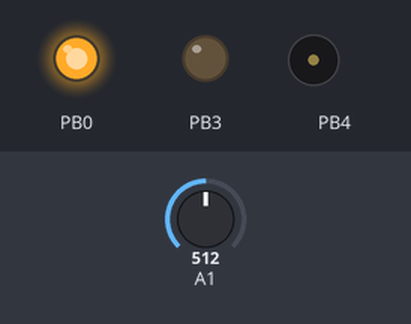
Bench run of a sketch on a simulated ATtiny85, built with avr-gcc and run on an emulated ATtiny85. Shown: output pins drawn as LEDs (lit = HIGH), buzzer (waves = sounding). The inputs (shaded band) are chosen by the test bench; at power-on: A1 = 512. Pins used as bus, display or sensor lines are not drawn.

Above: at 0.2 s.
Timing chart, 0 to 1.7 s (numbered marks = the images above):
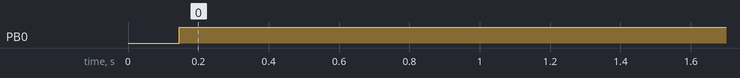

The sketch:

fence_transmiter.ino
```cpp
#include <avr/power.h>

//These define the width of the on times.  Values are timer counts.  High, med, low are power settings.
#define WIDTH_LOW 6
#define WIDTH_MED 28
//Don't make this any higher as it makes the PWM generation unstable for phase b.
#define WIDTH_HIGH 45

//Counter reset value so we get the correct PWM frequency.
#define TOP 136

//This is the mid point of the clocking cycle.  Phase A is the first half
//phase B is the second
#define MID (TOP/2)

//Button presses
#define BUTTON_NONE 0
#define BUTTON_ONE 1
#define BUTTON_TWO 2
#define BUTTON_THREE 3

//The ADC runs at 125kHz.  Autotriggered conversion takes 13.5 clock cycles
//This is the number of consecutive ADC samples needed
//to register a button press.  Works out to ~75ms.
#define DEBOUNCE_TIMER 695

//State variables for each phase waveform generation
unsigned char state_a=0;
unsigned char state_b=0;

//These will hold the appropraite values for each state based on the output power.
//The state0 values are fixed and could be probably replaced by constants.
unsigned char ocr1a_state0=0;
unsigned char ocr1b_state0=MID;
unsigned char ocr1a_state1;
unsigned char ocr1b_state1;

//variables for handling output state machine for chirp generation
unsigned char cycle_count=0;  //count of PWM cycles for the output state machine.
unsigned char modulation_state=0;  //state of the chirp modulation generator
unsigned char modulation_enable=0;  //Should the PWMs be on or off based on the modulation state
unsigned char tx_enable=0;  //Should we be transmitting or not
unsigned char enable_state=1;  //current combination of transmit enable and pwm enable

//output power
unsigned char power=1;

//variables for input handling and button debouncing
unsigned char in_val;  //ADC results
unsigned int debounce_count;  //number of times we've gottent the same button reading
unsigned char in_proc;  //Flag to signify we have processesed the current button press
unsigned char in;  //Button pressed (ADC converted to a button)
unsigned char in_last; //The prior button read from the ADC

void set_power(unsigned char power);

void setup() {
  //Running on an Adafruit 5V Trinket.  enable 16MHz clock.
  if (F_CPU == 16000000) clock_prescale_set(clock_div_1);

  //Pins 0,1,3, and 4 are outputs.  Pin 2 is an Input.
  DDRB=B00011011;
  //Pin 2 input pullup disable as this will be the A/D input
  MCUCR |= _BV(PUD);
  //Pin 1 and 4 low;
  PORTB &= B11101101;

  //We start with the power level at the lowest setting.
  set_power(1);

  //Set the ADC for VCC reference and Left Adjust the conversion result.  We can ignore the bottom two bits
  //and treat it as an 8 bit value.
  ADMUX=_BV(ADLAR) | _BV(MUX0);
  DIDR0 |= _BV(ADC1D); // Diable digital input PB2 for ADC use
  //Enable the ADC and set for auto trigger.  Select CLK/128 prescaler for ADC.
  ADCSRA |= _BV(ADEN) | _BV(ADATE) | _BV(ADPS2) | _BV(ADPS1) | _BV(ADPS0);
  //Trigger the first ADC.  It will auto run from this point forward.
  ADCSRA |= _BV(ADSC);

  //Turn of interrupts while we configure them.
  cli();

  //Turn off Timer0.  This disables some Arduino functionality, specifically millis(), but will ensure
  //that we don't execute a Timer0 interrupt and mess with the timing of the PWM generation.
  TCCR0B=0;

  //Enable output compare match interrupts
  TIMSK = _BV(OCIE1A) | _BV(OCIE1B);

  //Set the reset count value for Timer1.  This is chosen to get as close to 15kHz PWM frequency as
  //possible.
  OCR1C = TOP;
  //Set timer 1 to clear on OCR1C match.  Set to toggle output compare A on match -- this is Phase A
  TCCR1 = _BV(CTC1) | _BV(COM1A0); //Toggle on match
  //Set time 1 to toggle output compare B on match -- this is Phase B
  GTCCR = _BV(COM1B0); //Toggle on match

  //initialize the phase A/phase B wave form state machines.
  OCR1A=ocr1a_state0;
  OCR1B=ocr1b_state0;

  //re-enable interrupts
  sei();

  //enable counter, Div by 8 prescale (2MHz clock).  For a 15kHz PWM frequency, this gives us ~133
  //steps total, or ~67 per phase.  In reality we have something less that 45, since we are
  //partially generating the waveform via software.  A pulse width more than 45 results in instability
  //in phase 2 and a width less that 5 or 6 results in problems in phase 1.
  TCCR1 |= _BV(CS12);
}

void loop() {
  //This is the state machine for the PWM enable, used to generate the "chirp" waveform used
  //by the transmitter.  During the high states, the PWM is outputing a two phase 15kHz
  //PWM signal.
  //    __________   _              ___
  //   |          | | |            |
  // __|          |_| |____________|
  //   0--------->1>2>3----------->0
  //All counts define the width of each state in PWM cycles.  The approximate timing of each
  //state:  0 - 12.7ms, 1 - 3.5ms, 2 - 3.3ms, 3 - 13ms
  switch(modulation_state) {
    case 0:
      if(cycle_count>=189) {
        cycle_count=0;
        modulation_state=1;
        modulation_enable=0;
      }
      break;
    case 1:
       if(cycle_count>=52) {
        cycle_count=0;
        modulation_state=2;
        modulation_enable=1;
      }
      break;
    case 2:
      if(cycle_count>=49) {
        cycle_count=0;
        modulation_state=3;
        modulation_enable=0;
      }
      break;
    case 3:
      if(cycle_count>=193) {
        cycle_count=0;
        modulation_state=0;
        modulation_enable=1;
      }
      break;
  }

  //Control the PWM output based on modulation enable and transmit enable.  The modulation
  //enable controls the CW modulation of the PWM output and the transmit enable is based on
  //the user setting of whether the transmitter should be on at all.  To keep code execution
  //as short as possible, we only change the PWM settings when the combined state changes.
  //Both modulation and transmit enables must be set for the PWM outputs to be active.
  if(enable_state!=(modulation_enable && tx_enable)) {
    //Save our new state for next time.
    enable_state=modulation_enable && tx_enable;
    if(enable_state) {
      //PWM output turned on.
      //We set the whole register here to cut down on code execution.  As a result, we need
      //to make sure and preserve the CTC setting as the timer continues to run even when
      //the PWM output is off.
      TCCR1 = _BV(CS12) | _BV(CTC1) | _BV(COM1A0);  //Phase A, toggle on match
      GTCCR = _BV(COM1B0); //Phase B, toggle on match
    } else {
      //PWM output turned off.
      //We don't disable the PWM match, we simply set it so that the output is forced high on
      //match.  The counter continues to run and the PWM match continues to occur.  This is
      //what generates the state clock for modulating the PWM output.  Make sure and preserve
      // the CTC setting as the timer continues to run even when the PWM output is off.
      TCCR1 = _BV(CS12) | _BV(CTC1) | _BV(COM1A1)| _BV(COM1A0); //Phase A, force high
      GTCCR = _BV(COM1B1)| _BV(COM1B0); //Phase B, force high
    }
  }

  //Check to see if we have a new ADC value ready for processing.  This value will
  //represent the state of the three buttons.  Note that if multiple buttons are pressed
  //The highest priority button will register.
  //Button priority, from low to high: down, up, tx on/off
  //The buttons are connected to the ADC input such that they form a voltage divider, setting
  //the ADC input to a postivity voltage based on the button pushed.
  //
  //                 ADC     ----\/\/\/\---*----------*-----+5V
  //                  ^      |      1K     |          |
  //                  |        /            /           /
  //                  |       / SW1        / SW2       / SW3
  //         10K      |      |            |           |
  // GND---\/\/\/\----*------*---\/\/\/\--*--\/\/\/\--
  //                               10K         10K
  //
  //The resulting (theoretical) voltages and approximate ADC values are below.
  //Each row gives a worst case +/- 10% range, as well as the exact value.  This
  //should cover an resistor variation.  VCC to the resistor divider must be the
  //regulated VCC for the ATTiny and not the unregulated Vusb or the voltages
  //and ADC values will vary with Vusb.
  //
  //SW1:  4.46V (227), 4.55V (232), 4.62V (235)
  //SW2:  2.25V (114), 2.50V (127), 2.75V (140)
  //SW3:  1.45V (73), 1.66V (84), 1.90V (96)

  if(ADCSRA & _BV(ADIF)) {
    //Remember that we left justify the ADC value so we only have to ready the high
    //order output register and then we can treat it as an 8 bit value.
    in_val=ADCH;
    //clear the ADC flag
    ADCSRA|=_BV(ADIF);

    //We debounce the switches in software.  We require many consecutive 75ms of the same
    //button in order to register it as a "push".  Once we hit 75ms, we will process
    //the button push.  The buttons don't "repeat".  In order to register a new push of any
    //button, all buttons must be released between pushes.
    if(in_val<32) {
      in=BUTTON_NONE;
    } else if(in_val>=73 && in_val<=96) {
      in=BUTTON_ONE;
    } else if(in_val>=114 && in_val<=140) {
      in=BUTTON_TWO;
    } else if(in_val>=227 && in_val<=235) {
      in=BUTTON_THREE;
    } else {
      in=BUTTON_NONE;
    }
    //If we get the same button reading multiple times in a row, then start the debounce
    //timer.
    if(in == in_last) {
      if(debounce_count<DEBOUNCE_TIMER) {
        debounce_count++;
      }
    //Any time we get a different button, the debounce timer gets reset and we start
    //over.  We also need to clear the "processed" flag, if it was set, since the
    //button value has changed.
    } else {
      in_last=in;
      debounce_count=0;
      in_proc=0;
    }

    //We've timed out the debounce and have a real button press to process
    if(debounce_count>=DEBOUNCE_TIMER && !in_proc) {
      //Flag that we've processes this button press.
      in_proc=1;
      switch(in) {
        //If above minimum power, then decrease and set new power level
        case BUTTON_ONE:
          if(power>1) {
            power--;
            set_power(power);
          }
          break;
        //If below maximum power, then increase and set new power level
        case BUTTON_TWO:
          if(power<3) {
            power++;
            set_power(power);
          }
          break;
        //Toggle the transmitter on or off.
        case BUTTON_THREE:
          //Off is simple, just disable transmit.
          if(tx_enable) {
            tx_enable=0;
          } else {
            //Enabling requires more work since we don't know where in the cycle
            //the PWM timer is.  Since we rely on knowing the state of the PWM
            //counter for correctly toggling the output, we reset the PWM to the
            //start of the cycle.

            //Enable transmit
            tx_enable=1;
            //This disabled the timer and resets the compare match behavior
            TCCR1 = _BV(CTC1) | _BV(COM1A0);  //Phase A, toggle on match
            GTCCR = _BV(COM1B0); //Phase B, toggle on match
            //reset the output compare registers to their starting values
            OCR1A=ocr1a_state0;
            OCR1B=ocr1b_state0;
            //and the output compare state machine to its initial state
            state_b=0;
            state_b=0;
            //reset the timer to its initial state
            TCNT1=0;
            //and start the timer running again.
            TCCR1 |= _BV(CS12);
          }
          break;
        case BUTTON_NONE:
          break;
      }
    }
  }
}

//This function both sets the power and LED power level indicators.
//The output power is controlled by the width of the PWM signal, with each
//phase being controlled by its OCR1x value.
//
//The three LEDs are multiplexed onto two output pins.  The output truth
//table is below.
//   pin#  | 1  4
// ----------------
// level 1 | L  L
// level 2 | H  L
// level 3 | H  H
//
//
//  pin1 ----*--|<|----/\/\/\/-----VCC
//           |
//           /
//           \
//           /
//           \
//           |
//           _
//           V
//          ---
//           |
//  pin4 ----*--/\/\/\/----|>|-----GND
//
void set_power(unsigned char power) {
  switch(power) {
    case 1:
      //Pin 1 and 4 low;
      PORTB = 0;
      ocr1a_state1=WIDTH_LOW;
      ocr1b_state1=MID+WIDTH_LOW;
      break;
    case 2:
      //Pin 1 high, pin 4 low
      PORTB=_BV(0);
      ocr1a_state1=WIDTH_MED;
      ocr1b_state1=MID+WIDTH_MED;
      break;
    case 3:
      //Pin 1 high, pin 4 high.
      PORTB=_BV(3) | _BV(0);
      ocr1a_state1=WIDTH_HIGH;
      ocr1b_state1=MID+WIDTH_HIGH;
      break;
    default:
      break;
  }
}

//Phase A PWM state machine.  Only has two states that control the next
//output compare match value.  Each call toggles to the other state and
//resets the OCR1A to the appropriate match value.
ISR(TIMER1_COMPA_vect){
  if(state_a==0) {
    state_a=1;
    OCR1A=ocr1a_state1;
  } else {
    state_a=0;
    OCR1A=ocr1a_state0;
    cycle_count++;
  }
}

//Phase B PWM state machine.  Only has two states that control the next
//output compare match value.  Each call toggles to the other state and
//resets the OCR1B to the appropriate match value.
ISR(TIMER1_COMPB_vect){
  if(state_b==0) {
    state_b=1;
    OCR1B=ocr1b_state1;
  } else {
    state_b=0;
    OCR1B=ocr1b_state0;
  }
}
```

Measured:
- by itself, PB0: LOW → HIGH at 0.15 s
